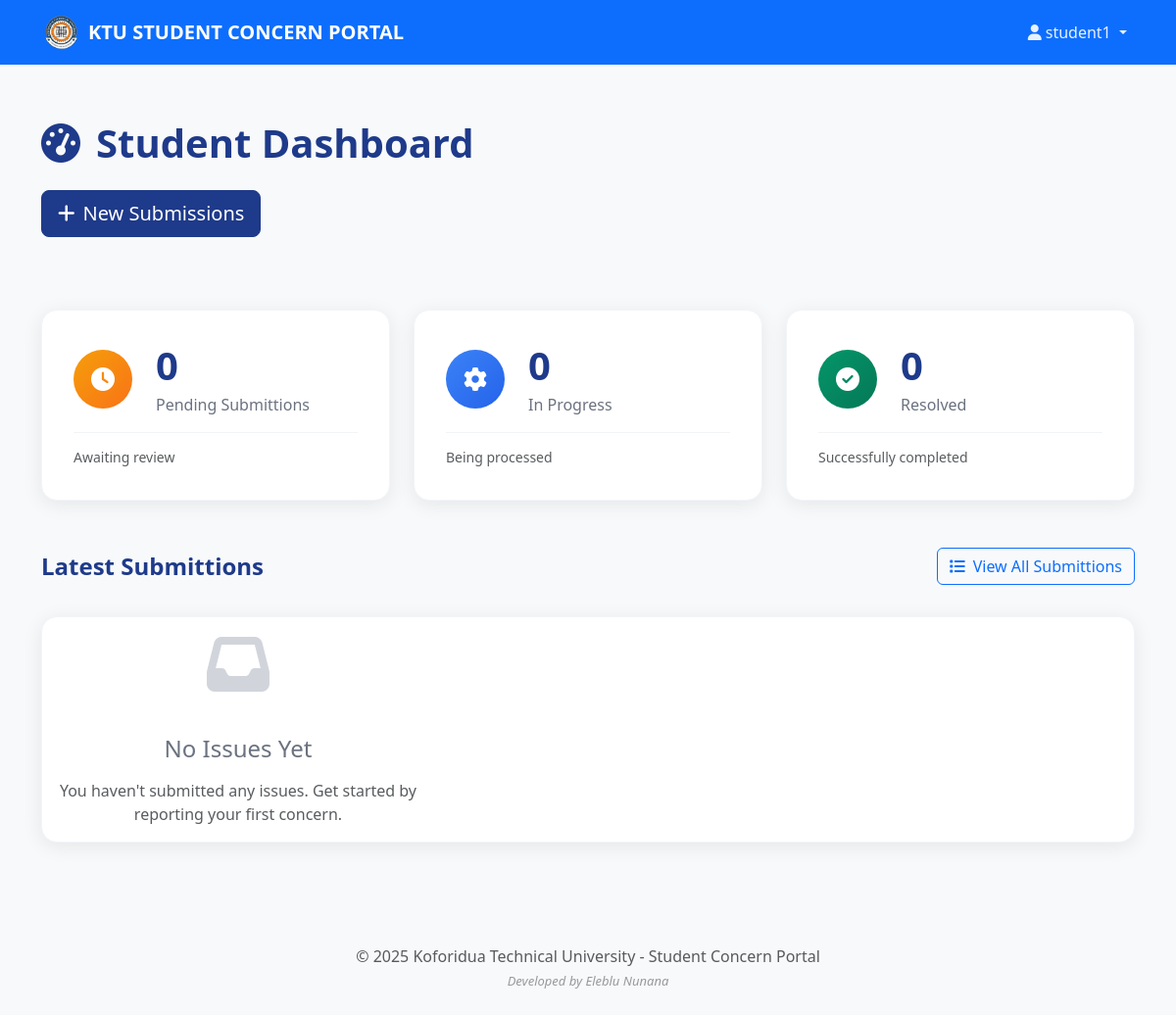
Before: /student/dashboard (signed in) with the older database file.
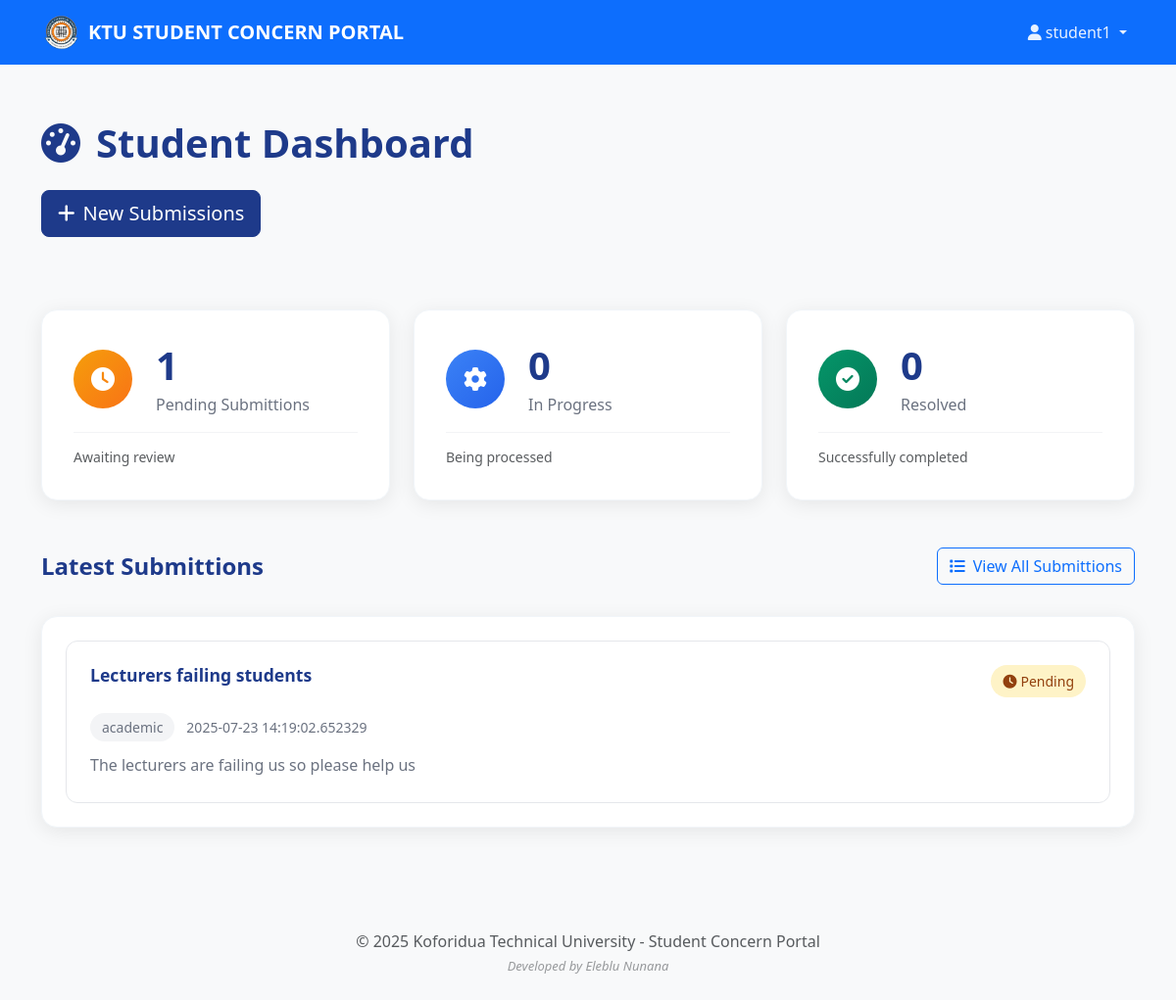
After: the same page with the newer database file.
### tables this page shows
CREATE TABLE issues (
    id INTEGER PRIMARY KEY AUTOINCREMENT,
    student_id INTEGER NOT NULL,
    subject TEXT NOT NULL,
    category TEXT NOT NULL,
    message TEXT NOT NULL,
    status TEXT NOT NULL DEFAULT 'pending' CHECK (status IN ('pending', 'in_progress', 'resolved')),
    response TEXT,
    created_at TIMESTAMP DEFAULT CURRENT_TIMESTAMP,
    FOREIGN KEY (student_id) REFERENCES users (id)
);

### app.py (the view)
@app.route('/student/dashboard')
def student_dashboard():
    if g.user is None or g.user['role'] != 'student':
        return redirect(url_for('login'))
    conn = get_db_connection()
    username = g.user['username']
    issues = conn.execute('SELECT * FROM issues WHERE student_id = (SELECT id FROM users WHERE username = ?)', (username,)).fetchall()
    conn.close()
    stats = {
        'pending': sum(1 for issue in issues if issue['status'] == 'pending'),
        'in_progress': sum(1 for issue in issues if issue['status'] == 'in_progress'),
        'resolved': sum(1 for issue in issues if issue['status'] == 'resolved'),
    }
    recent_issues = issues[-5:] if len(issues) > 5 else issues
    return render_template('student_dashboard.html', recent_issues=recent_issues, stats=stats, parse_datetime=parse_datetime)

### app.py (called while the page is built)
def parse_datetime(date_string):
    if not date_string:
        return 'Unknown date'
    try:
        dt = datetime.strptime(date_string, '%Y-%m-%d %H:%M:%S')
        return dt.strftime('%B %d, %Y at %I:%M %p')
    except:
        return date_string

@app.before_request
def load_logged_in_user():
    username = session.get('username')
    if username is None:
        g.user = None
    else:
        conn = get_db_connection()
        user = conn.execute('SELECT * FROM users WHERE username = ?', (username,)).fetchone()
        conn.close()
        if user is None:
            g.user = None
        else:
            g.user = {"username": user["username"], "role": user["role"]}

def get_db_connection():
    conn = sqlite3.connect('university_issues.db')
    conn.row_factory = sqlite3.Row
    return conn

### templates/student_dashboard.html (shortened to what the changed rows need)
{% extends "base.html" %}
{% block content %}
<div class="dashboard-container">
    <div class="dashboard-header">
        <div>
            <h1 class="dashboard-title">
                <i class="fas fa-tachometer-alt me-3"></i>Student Dashboard
            </h1>
        </div>
</div>
    <div class="row g-4 mb-5">
        <div class="col-md-4">
            <div class="stat-card pending-card">
                <div class="stat-card-content">
                    <div class="stat-info">
                        <h3 class="stat-number">{{ stats.pending }}</h3>
                        <p class="stat-label">Pending Submittions</p>
                    </div>
                </div>
            </div>
        </div>
    </div>
    <div class="recent-issues-section">
        <div class="modern-card">
            {% if recent_issues %}
                <div class="issues-grid">
                    {% for issue in recent_issues %}
                    <div class="issue-item">
                        <div class="issue-header">
                            <h5 class="issue-title">{{ issue.subject }}</h5>
                            <div class="issue-actions">
                                {% if issue.status == 'pending' %}
                                    <span class="status-badge pending">
                                        <i class="fas fa-clock me-1"></i>Pending
                                    </span>
                                {% elif issue.status == 'in_progress' %}
                                    <span class="status-badge progress">
                                        <i class="fas fa-cog me-1"></i>In Progress
                                    </span>
                                {% elif issue.status == 'resolved' %}
                                    <span class="status-badge resolved">
                                        <i class="fas fa-check-circle me-1"></i>Resolved
                                    </span>
                                {% endif %}
                            </div>
                        </div>
                        <div class="issue-meta">
                            <span class="category-tag">{{ issue.category }}</span>
                            <span class="issue-date">{{ parse_datetime(issue.created_at).split(' at')[0] if issue.created_at else 'N/A' }}</span>
                        </div>
                        <p class="issue-preview">{{ issue.message[:100] }}{% if issue.message|length > 100 %}...{% endif %}</p>
                    </div>
                    {% endfor %}
                </div>
            {% else %}
                <div class="empty-state">
                    <div class="empty-icon">
                        <i class="fas fa-inbox"></i>
                    </div>
                    <h4>No Issues Yet</h4>
                    <p class="text-muted">You haven't submitted any issues. Get started by reporting your first concern.</p>
                </div>
            {% endif %}
        </div>
    </div>
</div>
{% endblock %}

Changed rows visible on the page:
added issues: subject "Lecturers failing students", status "pending" (drawn), category "academic", created_at "2025-07-23 14:19:02.652329", message "The lecturers are failing us so please help us"
Other visible differences:
{{ stats.pending }}: "0" → "1"
text no longer shown: "No Issues Yet You haven't submitted any issues. Get started by reporting your first concern."
